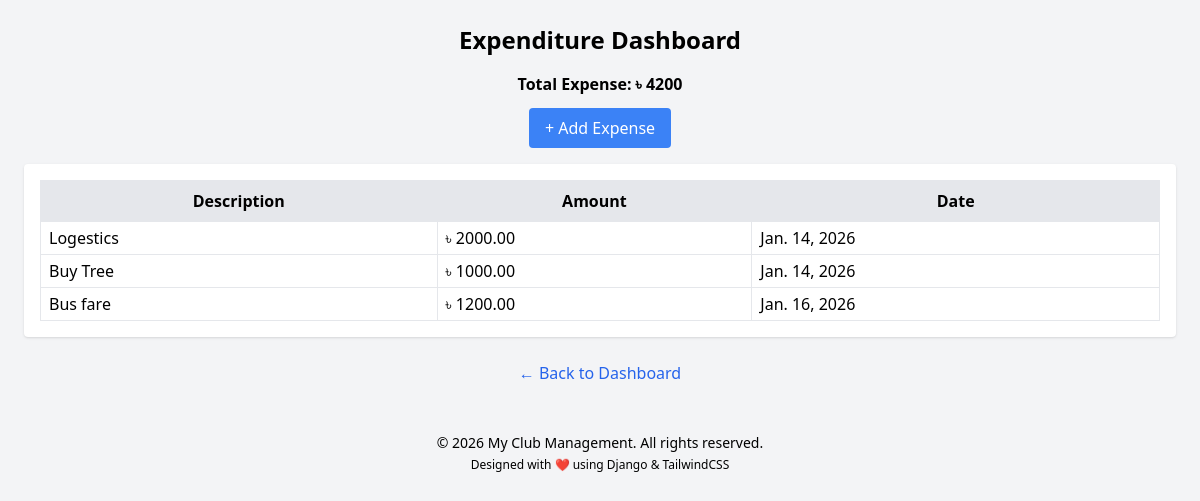
Page /expenses/ on the earlier database version.
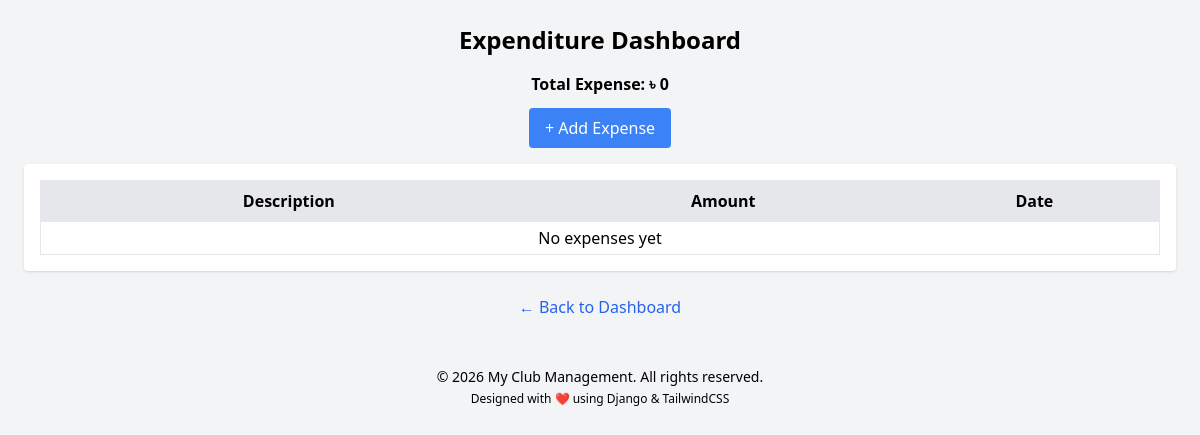
Same page on the later database version.
### core/models.py (models this page shows, shortened)
class Expenditure(models.Model):
    description = models.CharField(max_length=255)
    amount = models.DecimalField(max_digits=10, decimal_places=2)
    expense_date = models.DateField(auto_now_add=True)

### core/views.py (the view)
# urls.py: path('expenses/', views.expense_dashboard, name='expense_dashboard'),
def expense_dashboard(request):
    expenses = Expenditure.objects.all()
    total_expense = expenses.aggregate(total=Sum('amount'))['total'] or 0
    context = {
        'expenses': expenses,
        'total': total_expense,  # matches {{ total }} in template
    }
    return render(request, 'core/dashboard_expenses.html', context)

### core/templates/core/dashboard_expenses.html (shortened to what this page needs)
<!DOCTYPE html>
<html>
<head>
    <script src="https://cdn.tailwindcss.com"></script>
</head>
<body class="bg-gray-100 p-6">
<div class="max-w-7xl mx-auto text-center mb-4">
    <h2 class="text-2xl font-bold mb-4">Expenditure Dashboard</h2>
    <p class="mb-3 font-semibold">Total Expense: ৳ {{ total }}</p>
    <a href="{% url 'add_expenditure' %}" class="bg-blue-500 text-white px-4 py-2 rounded hover:bg-blue-600 mb-4 inline-block">
        + Add Expense </a>
    <div class="bg-white shadow rounded p-4 overflow-x-auto">
        <table class="table-auto w-full border border-gray-300">
            <thead class="bg-gray-200">
                <tr>
                    <th class="border px-2 py-2 ">Description</th>
                    <th class="border px-2 py-2 ">Amount</th>
                    <th class="border px-2 py-2 ">Date</th>
                </tr>
            </thead>
            <tbody>
                {% for ex in expenses %}
                <tr class="hover:bg-gray-50">
                    <td class="border px-2 py-1 text-left">{{ ex.description }}</td>
                    <td class="border px-2 py-1 text-left">৳ {{ ex.amount }}</td>
                    <td class="border px-2 py-1 text-left">{{ ex.expense_date }}</td>
                </tr>
                {% empty %}
                <tr>
                    <td class="border px-2 py-1 text-center" colspan="3">No expenses yet</td>
                </tr>
                {% endfor %}
            </tbody>
        </table>
    </div>
    <div class="text-center mt-6">
        <a href="{% url 'main_dashboard' %}" class="text-blue-600 hover:underline font-medium">
            ← Back to Dashboard</a>
    </div>
</div>
</body>
<footer class="bg-white-800 text-black py-4 mt-8">
    <div class="max-w-6xl mx-auto text-center">
        <p class="text-sm">
            &copy; 2026 My Club Management. All rights reserved. </p>
        <p class="text-xs mt-1">
            Designed with ❤️ using Django & TailwindCSS</p>
    </div>
</footer>
</html>

Differences in the rows shown:
removed Expenditure: description "Logestics", amount "2000.00", expense_date "Jan. 14, 2026"
removed Expenditure: description "Buy Tree", amount "1000.00", expense_date "Jan. 14, 2026"
removed Expenditure: description "Bus fare", amount "1200.00", expense_date "Jan. 16, 2026"
Other differences:
{{ total }}: "4200" → "0"
text now shown: "No expenses yet"
